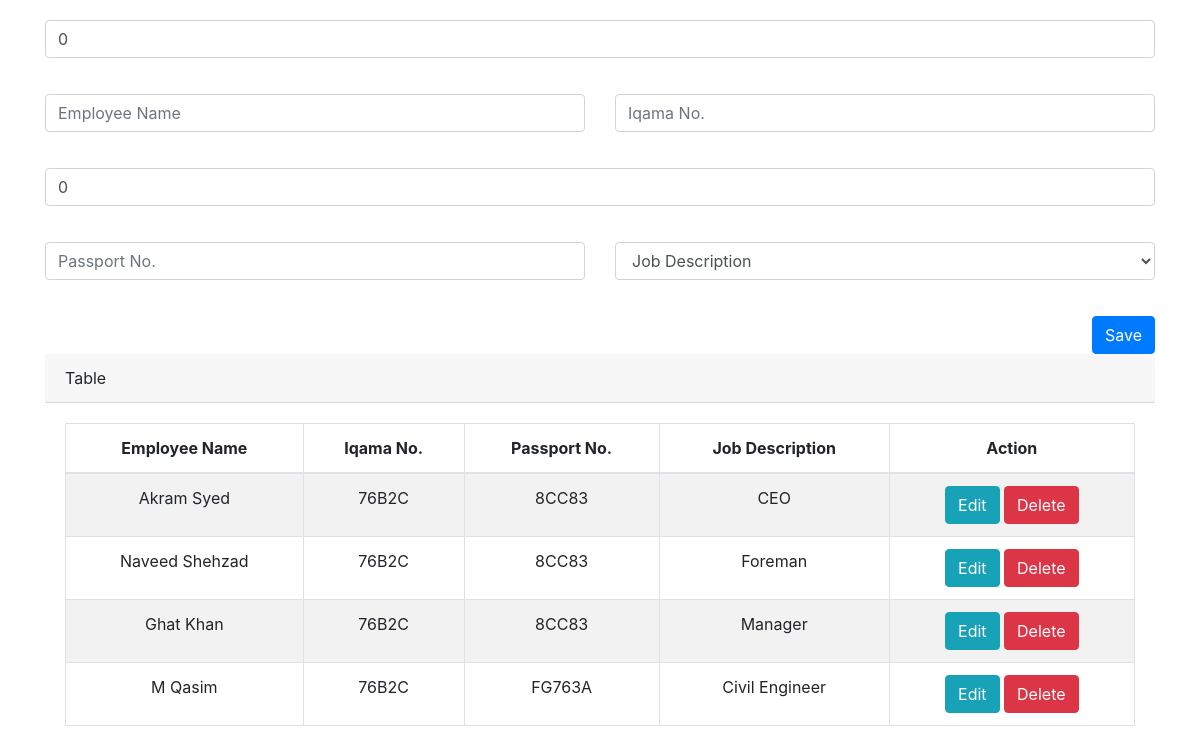
The page / on the database its author committed.
### tables this page shows
CREATE TABLE `employeetable` (
  `empID` int(11) NOT NULL,
  `empName` varchar(30) NOT NULL,
  `iqamaNo` varchar(30) NOT NULL,
  `passportNo` varchar(30) NOT NULL,
  `jobID` int(11) NOT NULL
);

CREATE TABLE `typetable` (
  `jobID` int(11) NOT NULL,
  `JobDesc` varchar(30) NOT NULL
);

### process.php (called while the page is built, shortened)
<?php
$empid=0;
$typeid=0;
$update=false;
$ename='';
$iNo='';
$passNo='';
?>

### index.php (the view, shortened to what this page needs)
<!DOCTYPE html>
<html>
<head>
	<link rel="stylesheet" href="https://stackpath.bootstrapcdn.com/bootstrap/4.3.1/css/bootstrap.min.css"
>
	<link rel="stylesheet" type="text/css" href="resources/style.css">
</head>
<body>
	<?php require_once 'process.php'; ?>
	<div class="container">
		<?php
        $mysqli=new mysqli('localhost','root','','test') or die($mysqli->error());
				$result=$mysqli->query("SELECT empID,empName,iqamaNo,passportNo,JobDesc FROM employeetable,typetable WHERE employeetable.jobID=typetable.jobID") or die($mysqli->error());
    ?>
		<form action="process.php" method="post">
			<div class="row sep">
				<div class="col">
					<div class="form-group">
						<input type="text" class="form-control" name="txteID" value="<?php echo $empid; ?>">
					</div>
				</div>
			</div>
			<div class="row sep">
				<div class="col">
					<div class="form-group">
						<input type="text" class="form-control" value="<?php echo $ename; ?>" name="txtempname"
							placeholder="Employee Name">
					</div>
				</div>
				<div class="col">
					<div class="form-group">
						<input type="text" class="form-control" value="<?php echo $iNo; ?>" name="txtiNo"
							placeholder="Iqama No.">
					</div>
				</div>
			</div>
			<div class="row sep">
				<div class="col">
					<div class="form-group">
						<input type="text" class="form-control" value="<?php echo $typeid;?>" name="txtetypeID">
					</div>
				</div>
			</div>
			<div class="row sep">
				<div class="col">
					<div class="form-group">
						<input type="text" class="form-control" value="<?php echo $passNo; ?>" name="txtPassNo"
							placeholder="Passport No.">
					</div>
				</div>
				<div class="col">
					<div class="form-group">
						<select class="form-control" name="txttype">
							<option value="">Job Description</option>
						</select>
					</div>
				</div>
			</div>
			<div class="row sep text-right">
				<div class="col">
					<?php
				if($update==true):
				?>
					<button type="submit" class="btn btn-info" name="update">Update</button>
					<?php else: ?>
					<button type="submit" class="btn btn-primary" name="insert">Save</button>
					<?php endif; ?>
				</div>
			</div>
		</form>
	</div>
	<div class="container">
		<div class="card-mb-3">
			<div class="card-header">
				Table
			</div>
			<div class="card-body">
				<div class="table-responsive scrollable">
					<table class="table table-striped table-bordered text-center" width="100%">
						<thead>
							<tr>
								<th>Employee Name</th>
								<th>Iqama No.</th>
								<th>Passport No.</th>
								<th>Job Description</th>
								<th colspan="2">Action</th>
							</tr>
						</thead>
						<tbody>
							<?php while($row=$result->fetch_assoc()):?>
							<tr>
								<td><?php echo $row['empName']; ?></td>
								<td><?php echo $row['iqamaNo']; ?></td>
								<td><?php echo $row['passportNo']; ?></td>
								<td><?php echo $row['JobDesc']; ?></td>
								<td>
									<a href="index.php?edit=<?php echo $row['empID']; ?>" class="btn btn-info">Edit</a>
									<a href="process.php?delete=<?php echo $row['empID']; ?>"
										class="btn btn-danger">Delete</a>
								</td>
							</tr>
							<?php endwhile; ?>
						</tbody>
					</table>
				</div>
			</div>
		</div>
	</div>
</body>
</html>

### resources/style.css (style rules this page uses)
.sep { margin-top: 20px; }

### rows shown on the page
employeetable: empName "Akram Syed", iqamaNo "76B2C", passportNo "8CC83", jobID.JobDesc "CEO"
employeetable: empName "Naveed Shehzad", iqamaNo "76B2C", passportNo "8CC83", jobID.JobDesc "Foreman"
employeetable: empName "Ghat Khan", iqamaNo "76B2C", passportNo "8CC83", jobID.JobDesc "Manager"
employeetable: empName "M Qasim", iqamaNo "76B2C", passportNo "FG763A", jobID.JobDesc "Civil Engineer"
